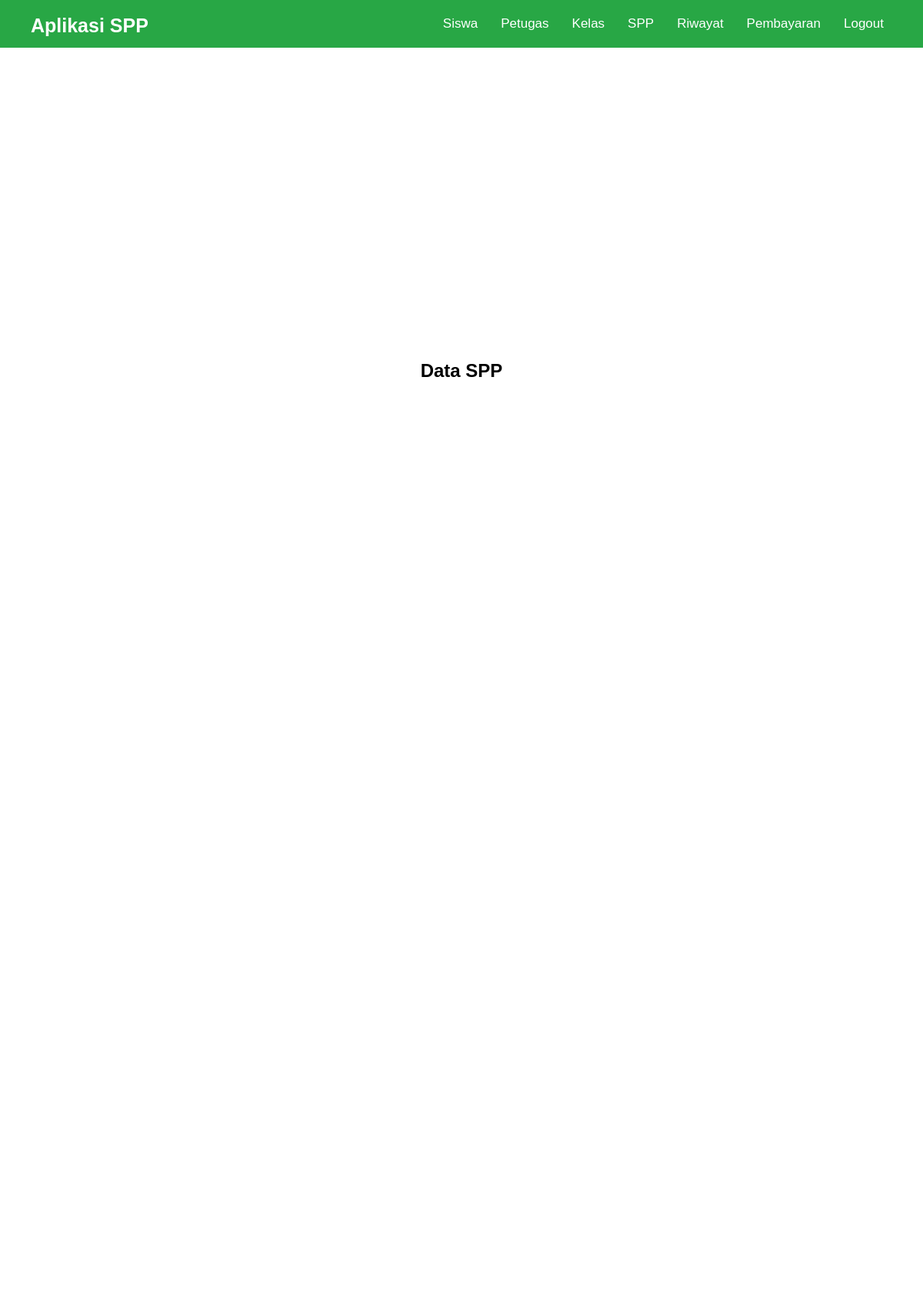
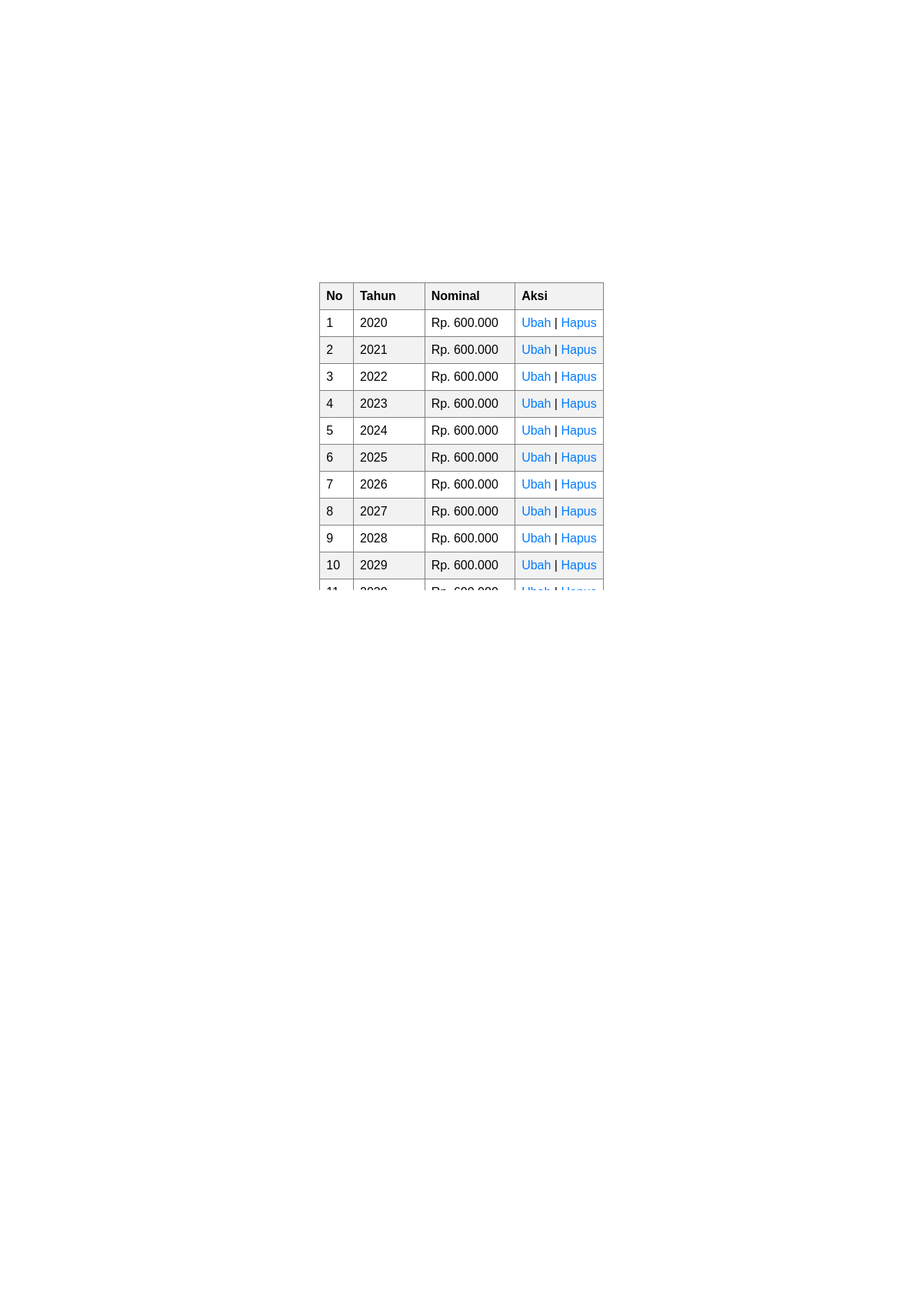
Page /admin/spp.php (signed in, upper part) on the committed database (2 pictures, top to bottom).
### tables this page shows
CREATE TABLE `spp` (
  `id_spp` int(11) NOT NULL,
  `tahun` varchar(11) NOT NULL,
  `nominal` int(11) NOT NULL
);

### admin/spp.php (the view, shortened to what this page needs)
<?php
    include_once('header.php');
 ?>
    <section>
		<h2>Data SPP</h2><br>
        <div style="height: 400px; overflow-y: scroll;">
		<table border="1">
			<thead>
				<tr>
					<th>No</th>
					<th>Tahun</th>
					<th>Nominal</th>
					<?php if($_SESSION['level'] == 'admin'){ ?>
					<th>Aksi</th>
					<?php } ?>
				</tr>
			</thead>
			<tbody>
				<?php
					include('../koneksi.php');
					$no = 1;
                    $query = "SELECT * FROM spp LIMIT 1000";
					$result = mysqli_query($koneksi, $query);
					while($row = mysqli_fetch_assoc($result)){
				?>
				<tr>
					<td><?php echo $no++; ?></td>
					<td><?php echo $row['tahun']; ?></td>
					<td><?php echo 'Rp. ' . number_format($row['nominal'], 0, ',', '.'); ?></td>
					<?php if($_SESSION['level'] == 'admin'){ ?>
					<td>
						<a href="./crud_functions/spp/ubah.php?id=<?php echo $row['id_spp']; ?>">Ubah</a> |
						<a href="./crud_functions/spp/hapus.php?id=<?php echo $row['id_spp']; ?>">Hapus</a>
					</td>
					<?php } ?>
				</tr>
				<?php } ?>
			</tbody>
		</table>
        </div>
		<?php if($_SESSION['level'] == 'admin'){ ?>
		<br><a href="./crud_functions/spp/tambah.php"><button type="button">Tambah Data SPP</button></a>
		<?php } ?>
	</section>
<?php
    include_once('footer.php');
?>

### admin/header.php (style rules this page uses)
* { box-sizing: border-box; margin: 0; padding: 0; }
body { font-family: sans-serif; max-width: 100%; overflow-x: hidden; }
h2 { margin-top: 80px; }
section { display: grid; place-items: center; height: calc(100vh - 70px); }
table { border-collapse: collapse; width: 100%; max-width: 1200px; margin: 0 auto; }
th, td { text-align: left; padding: 8px; }
th { background-color: #f2f2f2; }
tr:nth-child(even) { background-color: #f2f2f2; }
td:last-child { text-align: center; }
a { text-decoration: none; color: #007bff; }

### rows in the picture
spp: tahun "2020", nominal "600.000"
spp: tahun "2021", nominal "600.000"
spp: tahun "2022", nominal "600.000"
spp: tahun "2023", nominal "600.000"
spp: tahun "2024", nominal "600.000"
spp: tahun "2025", nominal "600.000"
spp: tahun "2026", nominal "600.000"
spp: tahun "2027", nominal "600.000"
spp: tahun "2028", nominal "600.000"
spp: tahun "2029", nominal "600.000"
